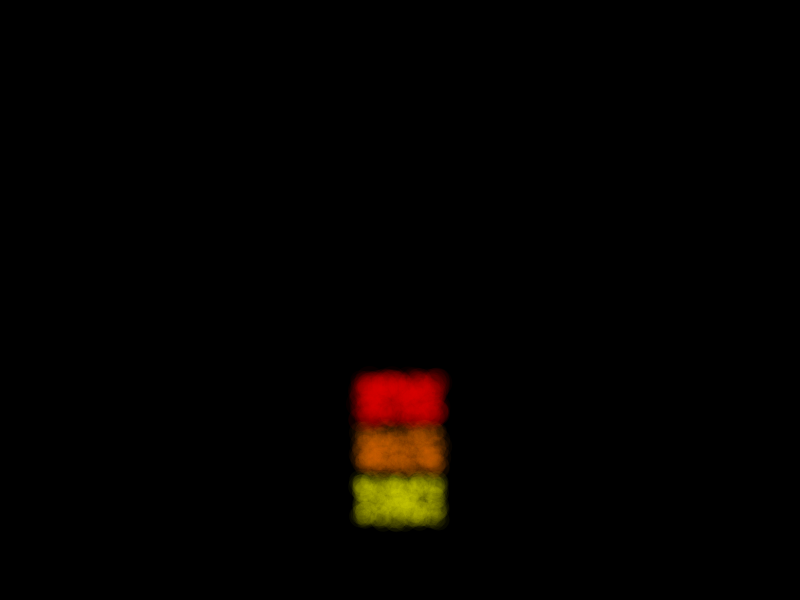
Frame 1 (no input)
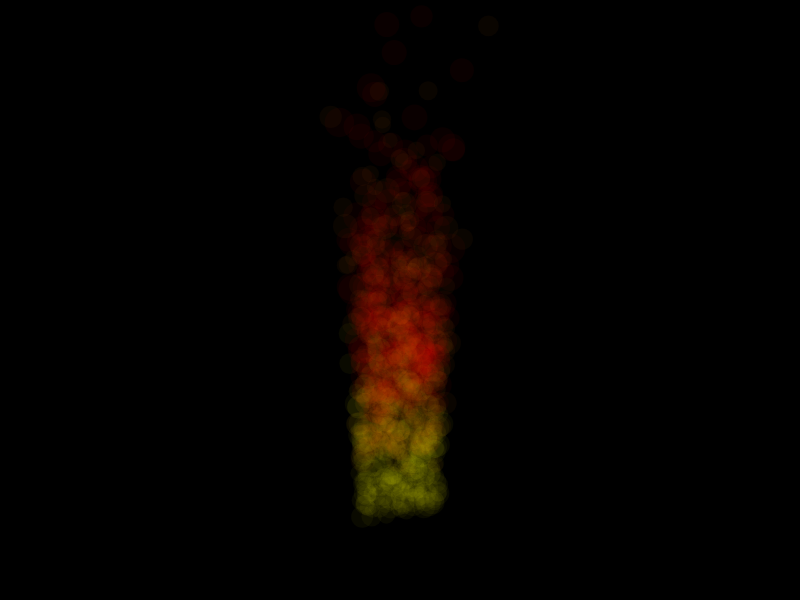
Frame 60 (no input)
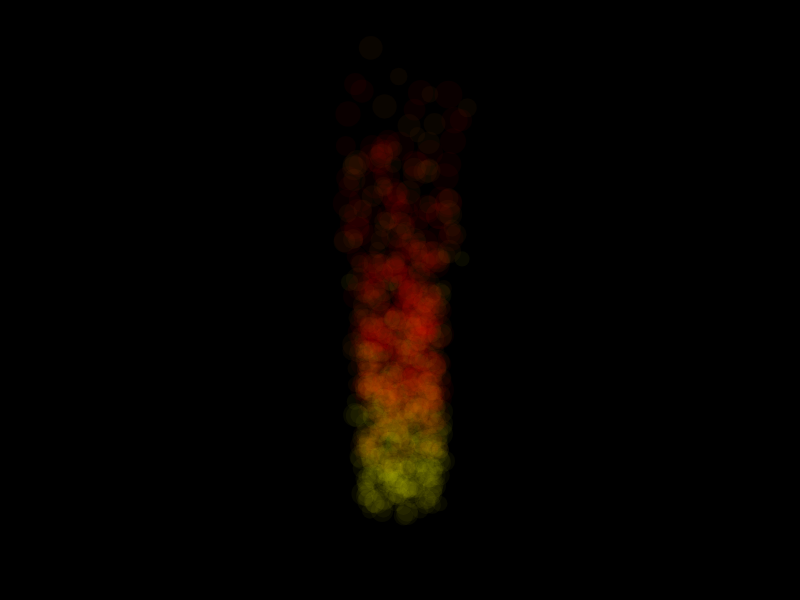
Frame 120 (the mouse pressed at the canvas centre since frame 60)

The p5.js sketch that drew these frames (run headless with seeded random() and noise() and a simulated clock; from frame 60 on, the mouse is pressed at the canvas centre):

// p5.js sketch
// ── sketch.js
/*
		               A Particle System			
********************************************************************

*Created March 2021

*Particles are individual shapes drawn to the screen
*Particles have a lifetime
*The Emitter holds the particles 
*The Emitter adds new particles and removes and dead ones
 (reached the end of their life time)

*/

var emit;
var emit2;
var emit3;

function Particle(x ,y, xSpeed, ySpeed, size, colour)
{
	this.x      = x;
	this.y      = y;
	this.xSpeed = xSpeed;
	this.ySpeed = ySpeed;
	this.size   = size;
	this.colour = colour;

	//Extra property not based on parameter. Since tt has been newly created it begins at 0
	this.age = 0; 

	this.drawParticle = function()
	{	
		fill(this.colour);
		noStroke;
		strokeWeight(0);
		ellipse(this.x, this.y, this. size);
	}

	this.updateParticle = function()
	{
		this.x += xSpeed;
		this.y += ySpeed;
		this.age ++;

	}
}

function Emitter(x, y, xSpeed, ySpeed, size, colour)
{
	this.x      = x;
	this.y      = y;
	this.xSpeed = xSpeed;
	this.ySpeed = ySpeed;
	this.size   = size;
	this.colour = colour;

	//Array to hold the new created particles
	this.particles = [];

	this.startParticles = 0;
	this.lifetime = 0;

	this.addParticle = function()
	{
		var p = new Particle(
			random(this.x - 40, this.x + 40),
			random(this.y - 20, this.y + 20),
			random(this.xSpeed - 1, this.xSpeed + 1), 
			random(this.ySpeed - 1, this.ySpeed + 1),
			random(this.size -5, this.size + 5),
			this.colour);	
		return p;
	}
	this.startEmitter = function(startParticles, lifetime)
	{
      this.startParticles = startParticles;
	  this.lifetime       = lifetime;

	  //Start Emitter with initial particles
	  for(var i = 0; i < startParticles; i++)
	  {
	    this.particles.push(this.addParticle());
	  }

	}
	this.updateParticles = function()
		{

			//Iterate through particles and draw to the screen
			var deadParticles = 0; 

			//Reverse the iteration to avoid missing an element when it has been removed
			for(var i =this.particles.length -1; i >= 0; i--)
			{
				this.particles[i].drawParticle();
				this.particles[i].updateParticle();

				if(this.particles[i].age > random(0, this.lifetime))
				{
					this.particles.splice(i, 1);
					deadParticles ++;
				}
			}
			if(deadParticles > 0)
			{
				for(var i = 0; i < deadParticles; i++)
				{
					this.particles.push(this.addParticle()); //Remove 1 element at index 1
				}
			}
		}

		
}


function setup()
{
	createCanvas(800,600);
	emit = new Emitter(
		width/2,				//x
		height - 100,			//y
		0,						//xSpeed
		-8,					    //ySpeed
		 20,					//size
		 color(255, 255,  0, 10)//colour
		);
	
	emit.startEmitter(300, 100);

	emit2 = new Emitter(
		width/2,				//x
		height - 200,			//y
		0,						//xSpeed
		-8,					    //ySpeed
		 25,					//size
		 color(255,0,10, 10)	    //colour
		);
	
	emit2.startEmitter(300, 300);

	emit3 = new Emitter(
		width/2,				//x
		height - 150,			//y
		0,						//xSpeed
		-8,					    //ySpeed
		 20,					//size
		 color(255, 140, 0, 10)	//colour
		);
	
	emit3.startEmitter(300, 300);	
}

function draw()
{
	background(0);
	emit.updateParticles();
	emit2.updateParticles();
	emit3.updateParticles();

}
